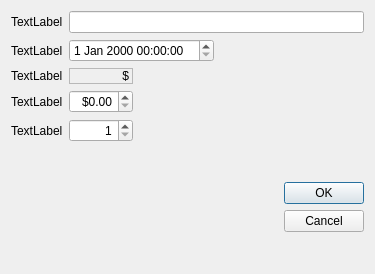
<?xml version="1.0" encoding="UTF-8"?>
<ui version="4.0">
 <class>Dialog</class>
 <widget class="QDialog" name="Dialog">
  <property name="geometry">
   <rect>
    <x>0</x>
    <y>0</y>
    <width>375</width>
    <height>274</height>
   </rect>
  </property>
  <property name="windowTitle">
   <string>Dialog</string>
  </property>
  <layout class="QGridLayout" name="gridLayout_3">
   <item row="0" column="0" colspan="3">
    <layout class="QGridLayout" name="gridLayout">
     <item row="0" column="0">
      <widget class="QLabel" name="label">
       <property name="text">
        <string>TextLabel</string>
       </property>
      </widget>
     </item>
     <item row="0" column="1" colspan="2">
      <widget class="QLineEdit" name="lineEdit"/>
     </item>
     <item row="1" column="0">
      <widget class="QLabel" name="label_2">
       <property name="text">
        <string>TextLabel</string>
       </property>
      </widget>
     </item>
     <item row="1" column="1">
      <widget class="QDateTimeEdit" name="dateTimeEdit"/>
     </item>
     <item row="1" column="2">
      <spacer name="horizontalSpacer">
       <property name="orientation">
        <enum>Qt::Horizontal</enum>
       </property>
       <property name="sizeHint" stdset="0">
        <size>
         <width>40</width>
         <height>20</height>
        </size>
       </property>
      </spacer>
     </item>
    </layout>
   </item>
   <item row="1" column="0" rowspan="3">
    <layout class="QGridLayout" name="gridLayout_2">
     <item row="2" column="1">
      <widget class="QSpinBox" name="spinBox">
       <property name="alignment">
        <set>Qt::AlignRight|Qt::AlignTrailing|Qt::AlignVCenter</set>
       </property>
       <property name="minimum">
        <number>1</number>
       </property>
       <property name="maximum">
        <number>50</number>
       </property>
      </widget>
     </item>
     <item row="1" column="0">
      <widget class="QLabel" name="label_3">
       <property name="text">
        <string>TextLabel</string>
       </property>
       <property name="buddy">
        <cstring>doubleSpinBox</cstring>
       </property>
      </widget>
     </item>
     <item row="2" column="0">
      <widget class="QLabel" name="label_4">
       <property name="text">
        <string>TextLabel</string>
       </property>
       <property name="buddy">
        <cstring>spinBox</cstring>
       </property>
      </widget>
     </item>
     <item row="0" column="0">
      <widget class="QLabel" name="label_5">
       <property name="text">
        <string>TextLabel</string>
       </property>
      </widget>
     </item>
     <item row="3" column="1">
      <spacer name="verticalSpacer_2">
       <property name="orientation">
        <enum>Qt::Vertical</enum>
       </property>
       <property name="sizeHint" stdset="0">
        <size>
         <width>20</width>
         <height>40</height>
        </size>
       </property>
      </spacer>
     </item>
     <item row="1" column="1">
      <widget class="QDoubleSpinBox" name="doubleSpinBox">
       <property name="alignment">
        <set>Qt::AlignRight|Qt::AlignTrailing|Qt::AlignVCenter</set>
       </property>
       <property name="prefix">
        <string>$</string>
       </property>
      </widget>
     </item>
     <item row="0" column="1">
      <widget class="QLabel" name="label_6">
       <property name="frameShape">
        <enum>QFrame::StyledPanel</enum>
       </property>
       <property name="frameShadow">
        <enum>QFrame::Sunken</enum>
       </property>
       <property name="text">
        <string>$</string>
       </property>
       <property name="alignment">
        <set>Qt::AlignRight|Qt::AlignTrailing|Qt::AlignVCenter</set>
       </property>
      </widget>
     </item>
    </layout>
   </item>
   <item row="1" column="2">
    <spacer name="verticalSpacer">
     <property name="orientation">
      <enum>Qt::Vertical</enum>
     </property>
     <property name="sizeHint" stdset="0">
      <size>
       <width>20</width>
       <height>40</height>
      </size>
     </property>
    </spacer>
   </item>
   <item row="2" column="1">
    <spacer name="horizontalSpacer_2">
     <property name="orientation">
      <enum>Qt::Horizontal</enum>
     </property>
     <property name="sizeHint" stdset="0">
      <size>
       <width>40</width>
       <height>20</height>
      </size>
     </property>
    </spacer>
   </item>
   <item row="3" column="2">
    <widget class="QDialogButtonBox" name="buttonBox">
     <property name="layoutDirection">
      <enum>Qt::LeftToRight</enum>
     </property>
     <property name="orientation">
      <enum>Qt::Vertical</enum>
     </property>
     <property name="standardButtons">
      <set>QDialogButtonBox::Cancel|QDialogButtonBox::Ok</set>
     </property>
    </widget>
   </item>
  </layout>
 </widget>
 <resources/>
 <connections>
  <connection>
   <sender>buttonBox</sender>
   <signal>accepted()</signal>
   <receiver>Dialog</receiver>
   <slot>accept()</slot>
   <hints>
    <hint type="sourcelabel">
     <x>248</x>
     <y>254</y>
    </hint>
    <hint type="destinationlabel">
     <x>157</x>
     <y>274</y>
    </hint>
   </hints>
  </connection>
  <connection>
   <sender>buttonBox</sender>
   <signal>rejected()</signal>
   <receiver>Dialog</receiver>
   <slot>reject()</slot>
   <hints>
    <hint type="sourcelabel">
     <x>316</x>
     <y>260</y>
    </hint>
    <hint type="destinationlabel">
     <x>286</x>
     <y>274</y>
    </hint>
   </hints>
  </connection>
 </connections>
</ui>
